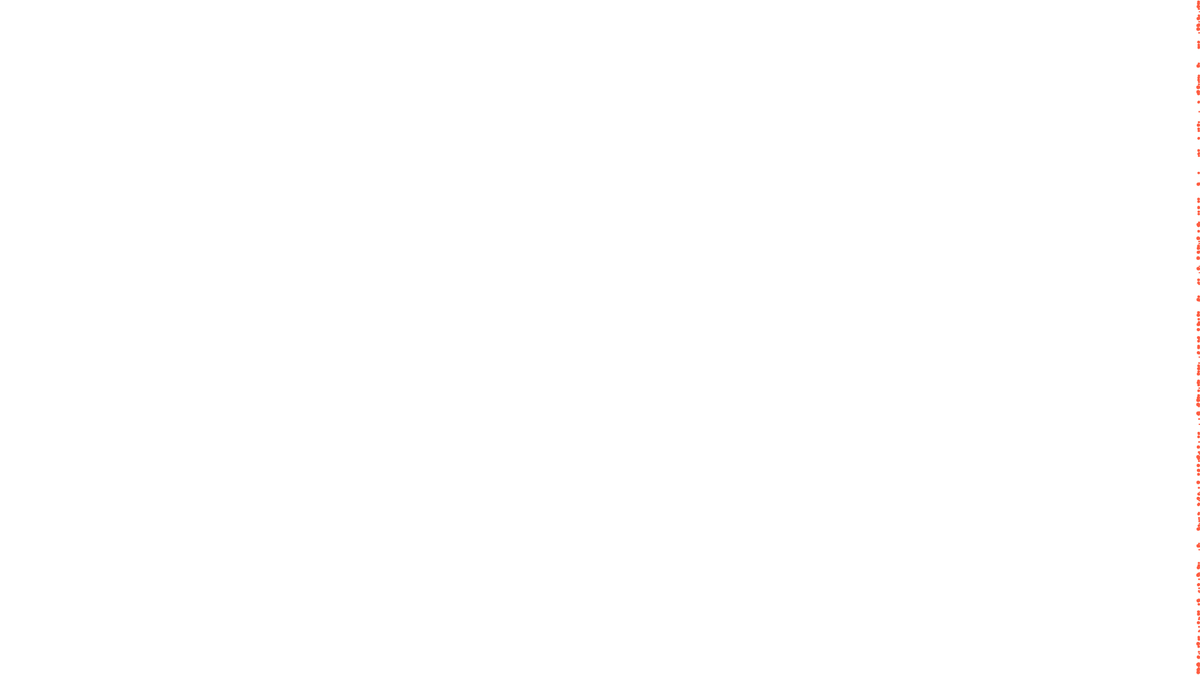
Frame 1 (no input)
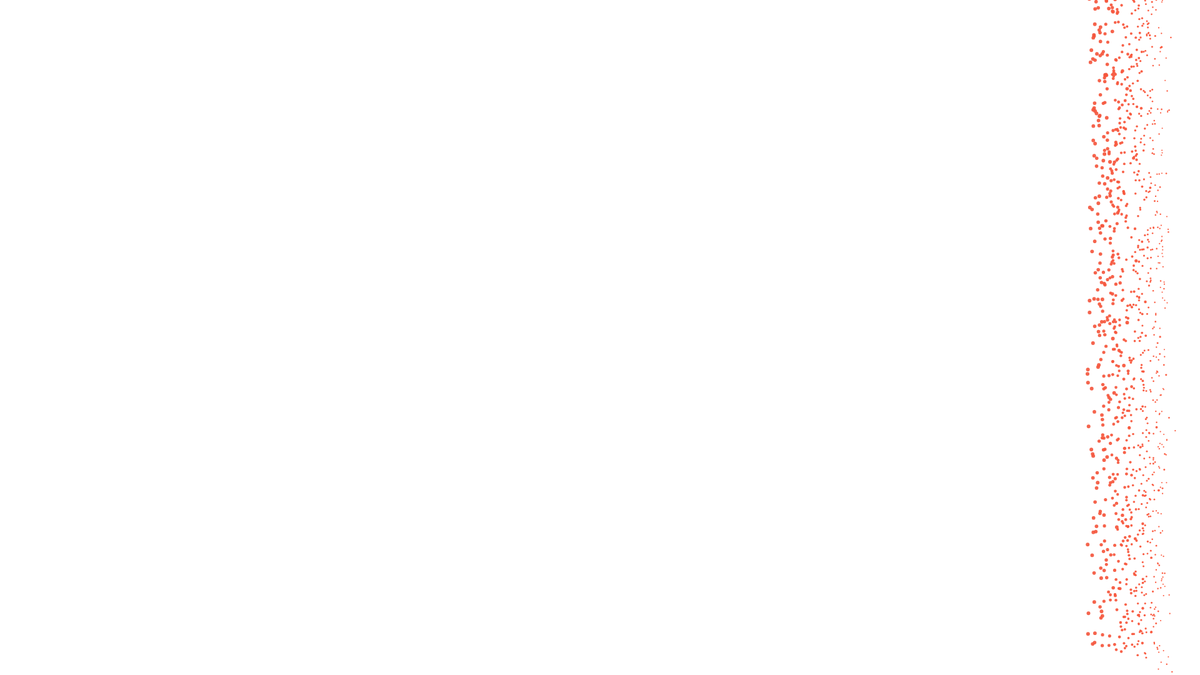
Frame 60 (no input)
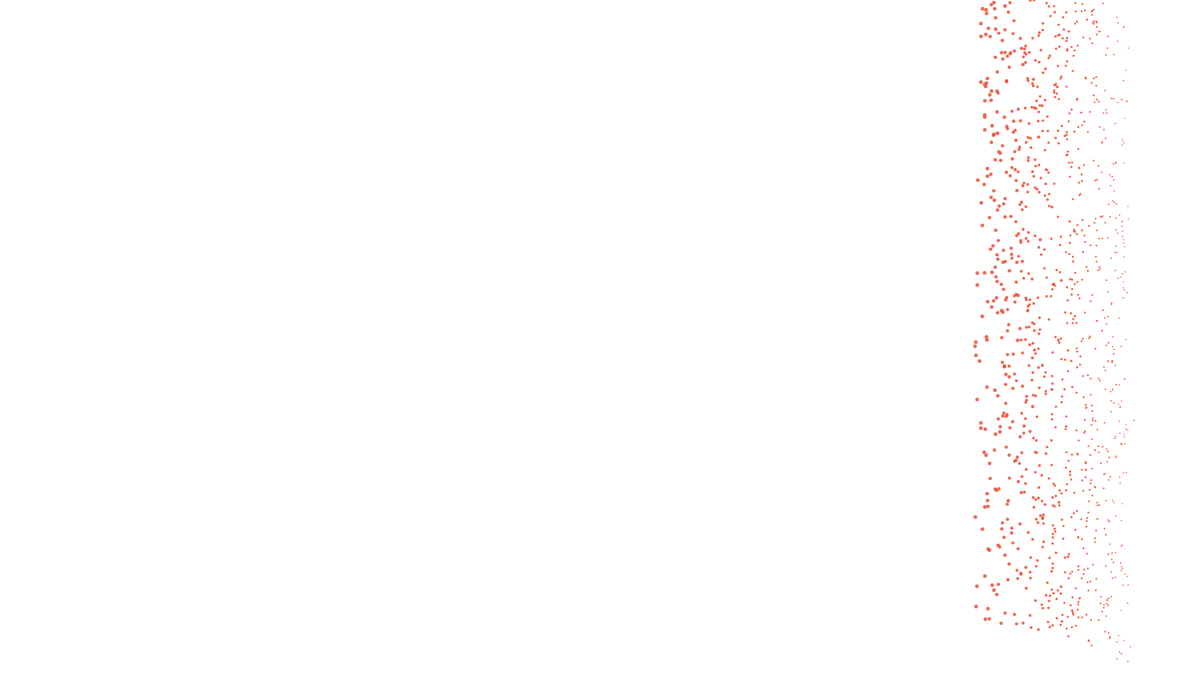
Frame 120 (the mouse pressed at the canvas centre since frame 60)

The p5.js sketch that drew these frames (run headless with seeded random() and noise() and a simulated clock; from frame 60 on, the mouse is pressed at the canvas centre):

// p5.js sketch
// ── sketch.js
var progression = 0;

var ash = [];

var fromColor;
var toColor;

class Ash {
    initialX = 0;
    initialY = 0;
    yBase = 0;
    x = 0;
    y = 0;
    speed = 0;
    diameter = 2;
    active = false;
    amplitude = 10;
    frequency = 0.0005;

    constructor(x, y, speed) {
        this.initialX = x;
        this.initialY = y;
        this.yBase = y;
        this.x = x;
        this.y = y;
        this.speed = speed;
    }

    render() {
        if (this.active) {
            this.x -= this.speed;
            // this.y += this.speed;
            this.y = this.yBase + this.amplitude / this.speed * Math.cos(Math.PI * 2 * this.frequency * this.speed * this.x);
            this.yBase -= this.speed / 4;

            noStroke();
            var c = lerpColor(fromColor, toColor, this.x / width);
            fill(c);
            circle(this.x, this.y, this.diameter * this.speed);

            if (this.x <= 0) {
                this.x = width + this.diameter / 2;
                this.y = this.yBase = this.initialY;
                this.active = false;
            }
        }
    }
}

function setup() {
    createCanvas(1920, 1080);
    background('rgba(0,0,0,0.0)');
    angleMode(DEGREES);
    for (var y = 0; y < height * 3; y++) {
        ash.push(new Ash(width, y, Math.random() * 2));
    }
    console.log("Hello")

    fromColor = color(128,16,16, 0);
    toColor = color(255, 92, 64);
}

function draw() {
    clear();
    background('rgba(0,0,0,0.0)');
    for (var y = 0; y < height; y++) {
        if(!ash[y].active && Math.random() > 0.8) {
            ash[y].active = true;
            ash[y].speed = Math.random() * 2 + 1;
        }
        ash[y].render();
    }
}
